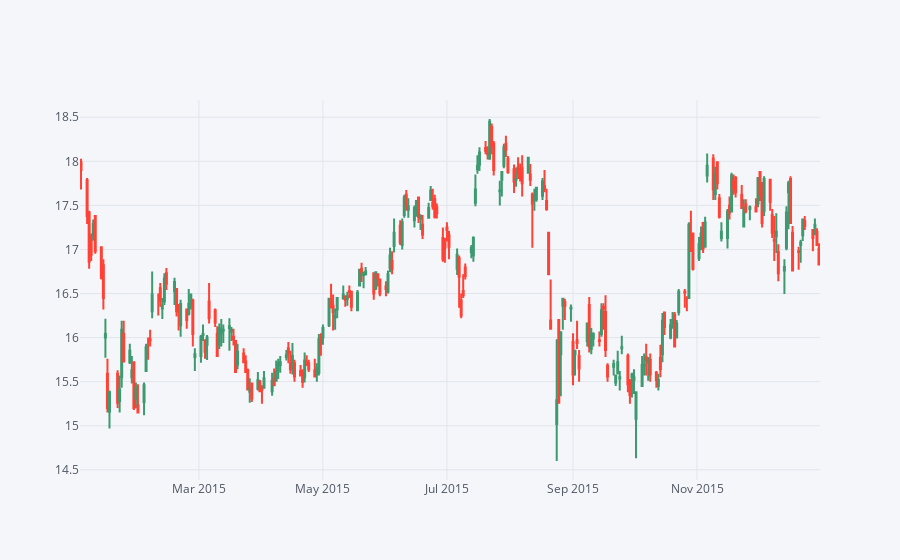

Here is the notebook cell this chart was saved with:
### Code cell
df.iplot(kind='candle')

### Figure 1 — Plotly figure (JSON) as saved in the notebook; plotly's stock layout.template omitted (floating-point values rounded to 4 significant figures; data arrays with more than 128 entries replaced by an {"elided": "..."} marker saying what was removed)
{"data": [{"close": {"elided": "252 float values"}, "high": {"elided": "252 float values"}, "low": {"elided": "252 float values"}, "open": {"elided": "252 float values"}, "showlegend": false, "type": "candlestick", "x": {"elided": "252 str values"}, "yaxis": "y2"}], "layout": {"legend": {"bgcolor": "#F5F6F9", "font": {"color": "#4D5663"}}, "paper_bgcolor": "#F5F6F9", "plot_bgcolor": "#F5F6F9", "title": {"font": {"color": "#4D5663"}}, "xaxis": {"gridcolor": "#E1E5ED", "rangeslider": {"visible": false}, "showgrid": true, "tickfont": {"color": "#4D5663"}, "title": {"font": {"color": "#4D5663"}, "text": ""}, "zerolinecolor": "#E1E5ED"}, "yaxis": {"gridcolor": "#E1E5ED", "showgrid": true, "showticklabels": false, "tickfont": {"color": "#4D5663"}, "title": {"font": {"color": "#4D5663"}, "text": ""}, "zerolinecolor": "#E1E5ED"}, "yaxis2": {"gridcolor": "#E1E5ED", "showgrid": true, "tickfont": {"color": "#4D5663"}, "title": {"font": {"color": "#4D5663"}, "text": ""}, "zerolinecolor": "#E1E5ED"}}}
